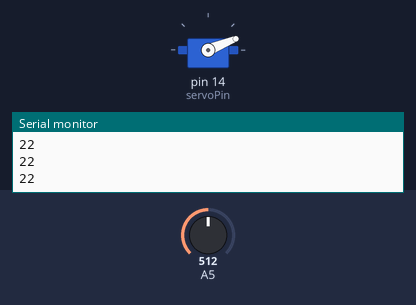
This sketch was run on a simulated Arduino Uno, built with avr-gcc and run on an emulated ATmega328P. Shown: servo, the last lines printed to the serial monitor. The inputs (shaded band) are chosen by the test bench; at power-on: A5 = 512.

Above: at 1.2 s.
1.3 s: A5 set to 306
At 1.9 s:
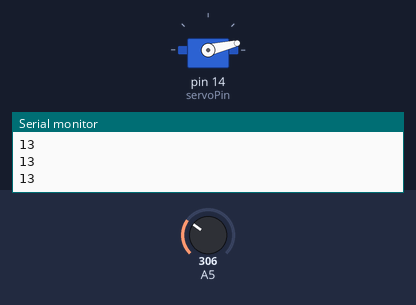
2.8 s: A5 set to 1023
At 3.5 s:
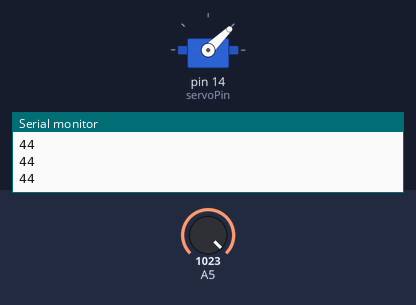
4.3 s: A5 set to 511
At 5.0 s:
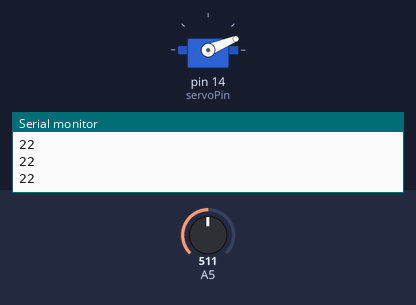
Timing chart, 0 to 7.3 s (numbered marks = the images above; inputs shaded):
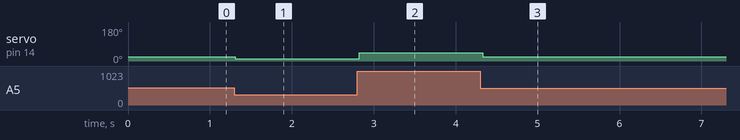

Measured:
- after the input at 1.3 s, servo on pin 14 (servoPin): 22° → 13° at once
- after the input at 2.8 s, servo on pin 14 (servoPin): 13° → 44° at once
- after the input at 4.3 s, servo on pin 14 (servoPin): 44° → 22° at once

The sketch:

1012-1.ino
```cpp
#include <Servo.h>
Servo myservo;
const int servoPin=14;
int pos=0;

void setup() {
  myservo.attach(servoPin);
  Serial.begin(115200);
  pinMode(13,INPUT);
}

void loop() {

  int input=analogRead(13);
  pos=map(input,0,4095,0,180);
  myservo.write(pos);
  Serial.println(pos);
  delay(50);

}
```
